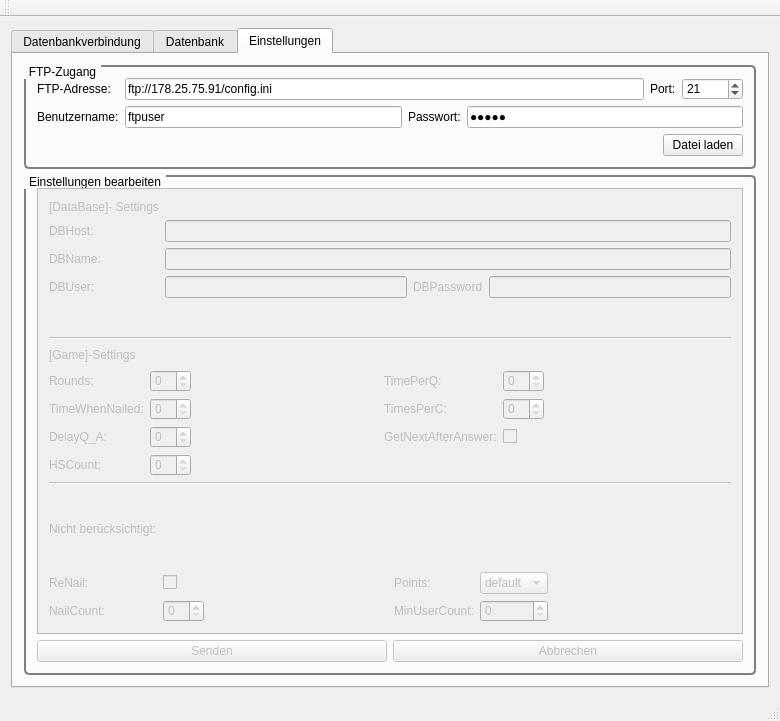
<?xml version="1.0" encoding="UTF-8"?>
<ui version="4.0">
 <class>MainWindow</class>
 <widget class="QMainWindow" name="MainWindow">
  <property name="geometry">
   <rect>
    <x>0</x>
    <y>0</y>
    <width>780</width>
    <height>721</height>
   </rect>
  </property>
  <property name="windowTitle">
   <string>MainWindow</string>
  </property>
  <widget class="QWidget" name="centralWidget">
   <layout class="QVBoxLayout" name="verticalLayout_2">
    <item>
     <widget class="QTabWidget" name="tabWidget">
      <property name="enabled">
       <bool>true</bool>
      </property>
      <property name="sizePolicy">
       <sizepolicy hsizetype="MinimumExpanding" vsizetype="Expanding">
        <horstretch>0</horstretch>
        <verstretch>0</verstretch>
       </sizepolicy>
      </property>
      <property name="currentIndex">
       <number>2</number>
      </property>
      <widget class="QWidget" name="tab1">
       <attribute name="title">
        <string>Datenbankverbindung</string>
       </attribute>
       <layout class="QVBoxLayout" name="verticalLayout_5">
        <item>
         <widget class="QGroupBox" name="gb_dbConnect">
          <property name="styleSheet">
           <string notr="true"> QGroupBox {
     border: 2px solid gray;
     border-radius: 5px;
     margin-top: 1ex; /* leave space at the top for the title */
 }

 QGroupBox::title {
     subcontrol-origin: margin;
     subcontrol-position: top left; /* position at the top center */
     padding: 0 3px;
 }</string>
          </property>
          <property name="title">
           <string>Datenbank</string>
          </property>
          <layout class="QVBoxLayout" name="verticalLayout_7">
           <item>
            <layout class="QFormLayout" name="fl_dbConnect">
             <property name="fieldGrowthPolicy">
              <enum>QFormLayout::ExpandingFieldsGrow</enum>
             </property>
             <item row="0" column="0">
              <widget class="QLabel" name="lbl_dbHost">
               <property name="text">
                <string>DB-Host:</string>
               </property>
              </widget>
             </item>
             <item row="0" column="1">
              <widget class="QLineEdit" name="txt_dbHost">
               <property name="text">
                <string/>
               </property>
              </widget>
             </item>
             <item row="1" column="0">
              <widget class="QLabel" name="lbl_dbName">
               <property name="text">
                <string>Datenbank:</string>
               </property>
              </widget>
             </item>
             <item row="1" column="1">
              <widget class="QLineEdit" name="txt_dbName">
               <property name="text">
                <string/>
               </property>
              </widget>
             </item>
             <item row="2" column="0">
              <widget class="QLabel" name="lbl_dbUser">
               <property name="text">
                <string>Benutzer:</string>
               </property>
              </widget>
             </item>
             <item row="2" column="1">
              <layout class="QHBoxLayout" name="hbl_dbConnect1">
               <item>
                <widget class="QLineEdit" name="txt_dbUser">
                 <property name="text">
                  <string/>
                 </property>
                </widget>
               </item>
               <item>
                <widget class="QLabel" name="lbl_dbUserPasswd">
                 <property name="text">
                  <string>Passwort:</string>
                 </property>
                </widget>
               </item>
               <item>
                <widget class="QLineEdit" name="txt_dbPasswd">
                 <property name="text">
                  <string/>
                 </property>
                 <property name="echoMode">
                  <enum>QLineEdit::Password</enum>
                 </property>
                </widget>
               </item>
              </layout>
             </item>
            </layout>
           </item>
           <item>
            <layout class="QHBoxLayout" name="hbl_dbConnect2">
             <item>
              <spacer name="hspacer_dbConnect">
               <property name="orientation">
                <enum>Qt::Horizontal</enum>
               </property>
               <property name="sizeHint" stdset="0">
                <size>
                 <width>40</width>
                 <height>20</height>
                </size>
               </property>
              </spacer>
             </item>
             <item>
              <widget class="QPushButton" name="btn_dbConnect">
               <property name="text">
                <string>Verbinden</string>
               </property>
               <property name="autoDefault">
                <bool>true</bool>
               </property>
              </widget>
             </item>
             <item>
              <widget class="QPushButton" name="btn_dbDisconnect">
               <property name="enabled">
                <bool>false</bool>
               </property>
               <property name="text">
                <string>Trennen</string>
               </property>
               <property name="autoDefault">
                <bool>true</bool>
               </property>
              </widget>
             </item>
             <item>
              <widget class="QPushButton" name="btn_norman">
               <property name="text">
                <string>Norman</string>
               </property>
               <property name="autoDefault">
                <bool>true</bool>
               </property>
              </widget>
             </item>
            </layout>
           </item>
          </layout>
         </widget>
        </item>
        <item>
         <widget class="QGroupBox" name="gb_dbConnectionInfo">
          <property name="styleSheet">
           <string notr="true"> QGroupBox {
     border: 2px solid gray;
     border-radius: 5px;
     margin-top: 1ex; /* leave space at the top for the title */
 }

 QGroupBox::title {
     subcontrol-origin: margin;
     subcontrol-position: top left; /* position at the top center */
     padding: 0 3px;
 }</string>
          </property>
          <property name="title">
           <string>Verbindungsinformationen</string>
          </property>
          <layout class="QVBoxLayout" name="verticalLayout_6">
           <item>
            <widget class="QTextEdit" name="txt_debug"/>
           </item>
          </layout>
         </widget>
        </item>
       </layout>
      </widget>
      <widget class="QWidget" name="tab2">
       <attribute name="title">
        <string>Datenbank</string>
       </attribute>
       <layout class="QVBoxLayout" name="verticalLayout">
        <item>
         <widget class="QGroupBox" name="gb_selectTable">
          <property name="styleSheet">
           <string notr="true"> QGroupBox {
     border: 2px solid gray;
     border-radius: 5px;
     margin-top: 1ex; /* leave space at the top for the title */
 }

 QGroupBox::title {
     subcontrol-origin: margin;
     subcontrol-position: top left; /* position at the top center */
     padding: 0 3px;
 }</string>
          </property>
          <property name="title">
           <string>Tabelle auswählen</string>
          </property>
          <layout class="QVBoxLayout" name="verticalLayout_4">
           <item>
            <layout class="QHBoxLayout" name="hbl_selectTable">
             <item>
              <widget class="QComboBox" name="cmb_tabellen"/>
             </item>
             <item>
              <widget class="QPushButton" name="btn_edit">
               <property name="enabled">
                <bool>false</bool>
               </property>
               <property name="text">
                <string>Bearbeiten</string>
               </property>
               <property name="autoDefault">
                <bool>true</bool>
               </property>
              </widget>
             </item>
             <item>
              <widget class="QPushButton" name="btn_save">
               <property name="enabled">
                <bool>false</bool>
               </property>
               <property name="text">
                <string>Speichern</string>
               </property>
               <property name="autoDefault">
                <bool>true</bool>
               </property>
              </widget>
             </item>
            </layout>
           </item>
          </layout>
         </widget>
        </item>
        <item>
         <widget class="QGroupBox" name="gb_editTable">
          <property name="styleSheet">
           <string notr="true"> QGroupBox {
     border: 2px solid gray;
     border-radius: 5px;
     margin-top: 1ex; /* leave space at the top for the title */
 }

 QGroupBox::title {
     subcontrol-origin: margin;
     subcontrol-position: top left; /* position at the top center */
     padding: 0 3px;
 }</string>
          </property>
          <property name="title">
           <string>Tabelle bearbeiten</string>
          </property>
          <layout class="QVBoxLayout" name="verticalLayout_3">
           <item>
            <layout class="QGridLayout" name="gl_editTable">
             <item row="0" column="0">
              <widget class="QTableView" name="tblView_tabellen">
               <property name="editTriggers">
                <set>QAbstractItemView::EditKeyPressed</set>
               </property>
               <property name="selectionMode">
                <enum>QAbstractItemView::SingleSelection</enum>
               </property>
               <property name="selectionBehavior">
                <enum>QAbstractItemView::SelectRows</enum>
               </property>
              </widget>
             </item>
            </layout>
           </item>
           <item>
            <layout class="QHBoxLayout" name="hbl_editTable">
             <item>
              <widget class="QPushButton" name="btn_add">
               <property name="enabled">
                <bool>false</bool>
               </property>
               <property name="text">
                <string>Datensatz hinzufuegen</string>
               </property>
               <property name="autoDefault">
                <bool>true</bool>
               </property>
              </widget>
             </item>
             <item>
              <widget class="QPushButton" name="btn_delete">
               <property name="enabled">
                <bool>false</bool>
               </property>
               <property name="text">
                <string>Datensatz loeschen</string>
               </property>
               <property name="autoDefault">
                <bool>true</bool>
               </property>
              </widget>
             </item>
            </layout>
           </item>
          </layout>
         </widget>
        </item>
       </layout>
      </widget>
      <widget class="QWidget" name="tab3">
       <attribute name="title">
        <string>Einstellungen</string>
       </attribute>
       <layout class="QVBoxLayout" name="verticalLayout_8">
        <item>
         <widget class="QGroupBox" name="gb_ftpConnection">
          <property name="styleSheet">
           <string notr="true"> QGroupBox {
     border: 2px solid gray;
     border-radius: 5px;
     margin-top: 1ex; /* leave space at the top for the title */
 }

 QGroupBox::title {
     subcontrol-origin: margin;
     subcontrol-position: top left; /* position at the top center */
     padding: 0 3px;
 }</string>
          </property>
          <property name="title">
           <string>FTP-Zugang</string>
          </property>
          <layout class="QVBoxLayout" name="verticalLayout_9">
           <item>
            <layout class="QFormLayout" name="fl_ftpConnection">
             <property name="fieldGrowthPolicy">
              <enum>QFormLayout::AllNonFixedFieldsGrow</enum>
             </property>
             <item row="0" column="0">
              <widget class="QLabel" name="lbl_ftpUrl">
               <property name="text">
                <string>FTP-Adresse:</string>
               </property>
              </widget>
             </item>
             <item row="0" column="1">
              <layout class="QHBoxLayout" name="hbl_ftpConnection1">
               <item>
                <widget class="QLineEdit" name="txt_ftpUrl">
                 <property name="text">
                  <string>ftp://178.25.75.91/config.ini</string>
                 </property>
                </widget>
               </item>
               <item>
                <widget class="QLabel" name="lbl_ftpPort">
                 <property name="text">
                  <string>Port:</string>
                 </property>
                </widget>
               </item>
               <item>
                <widget class="QSpinBox" name="spinBox_ftpPort">
                 <property name="maximum">
                  <number>65535</number>
                 </property>
                 <property name="value">
                  <number>21</number>
                 </property>
                </widget>
               </item>
              </layout>
             </item>
             <item row="2" column="0">
              <widget class="QLabel" name="lbl_ftpUser">
               <property name="text">
                <string>Benutzername:</string>
               </property>
              </widget>
             </item>
             <item row="2" column="1">
              <layout class="QHBoxLayout" name="hbl_ftpConnection2">
               <item>
                <widget class="QLineEdit" name="txt_ftpUser">
                 <property name="text">
                  <string>ftpuser</string>
                 </property>
                </widget>
               </item>
               <item>
                <widget class="QLabel" name="lbl_ftpPasswd">
                 <property name="text">
                  <string>Passwort:</string>
                 </property>
                </widget>
               </item>
               <item>
                <widget class="QLineEdit" name="txt_ftpPasswd">
                 <property name="text">
                  <string>login</string>
                 </property>
                 <property name="echoMode">
                  <enum>QLineEdit::Password</enum>
                 </property>
                </widget>
               </item>
              </layout>
             </item>
            </layout>
           </item>
           <item>
            <layout class="QHBoxLayout" name="hbl_ftpButtons">
             <item>
              <spacer name="hSpacer_ftpButtons">
               <property name="orientation">
                <enum>Qt::Horizontal</enum>
               </property>
               <property name="sizeType">
                <enum>QSizePolicy::MinimumExpanding</enum>
               </property>
               <property name="sizeHint" stdset="0">
                <size>
                 <width>40</width>
                 <height>20</height>
                </size>
               </property>
              </spacer>
             </item>
             <item>
              <widget class="QPushButton" name="btn_loadSettings">
               <property name="text">
                <string>Datei laden</string>
               </property>
               <property name="autoDefault">
                <bool>true</bool>
               </property>
              </widget>
             </item>
            </layout>
           </item>
          </layout>
         </widget>
        </item>
        <item>
         <widget class="QGroupBox" name="gb_settings">
          <property name="styleSheet">
           <string notr="true"> QGroupBox {
     border: 2px solid gray;
     border-radius: 5px;
     margin-top: 1ex; /* leave space at the top for the title */
 }

 QGroupBox::title {
     subcontrol-origin: margin;
     subcontrol-position: top left; /* position at the top center */
     padding: 0 3px;
 }</string>
          </property>
          <property name="title">
           <string>Einstellungen bearbeiten</string>
          </property>
          <property name="flat">
           <bool>false</bool>
          </property>
          <property name="checkable">
           <bool>false</bool>
          </property>
          <property name="checked">
           <bool>false</bool>
          </property>
          <layout class="QVBoxLayout" name="verticalLayout_11">
           <item>
            <widget class="QScrollArea" name="scrollArea">
             <property name="widgetResizable">
              <bool>true</bool>
             </property>
             <widget class="QWidget" name="scrollAreaWidgetContents">
              <property name="enabled">
               <bool>false</bool>
              </property>
              <property name="geometry">
               <rect>
                <x>0</x>
                <y>0</y>
                <width>700</width>
                <height>409</height>
               </rect>
              </property>
              <layout class="QGridLayout" name="gridLayout_3">
               <item row="0" column="0">
                <layout class="QVBoxLayout" name="vbl_settingsForm">
                 <item>
                  <layout class="QFormLayout" name="fl_databaseSettings">
                   <property name="fieldGrowthPolicy">
                    <enum>QFormLayout::AllNonFixedFieldsGrow</enum>
                   </property>
                   <item row="0" column="0">
                    <widget class="QLabel" name="lbl_databaseSettings">
                     <property name="text">
                      <string>[DataBase]- Settings</string>
                     </property>
                    </widget>
                   </item>
                   <item row="1" column="0">
                    <widget class="QLabel" name="lbl_databaseSettings_dbHost">
                     <property name="text">
                      <string>DBHost:</string>
                     </property>
                    </widget>
                   </item>
                   <item row="1" column="1">
                    <widget class="QLineEdit" name="txt_databaseSettings_dbHost"/>
                   </item>
                   <item row="2" column="0">
                    <widget class="QLabel" name="lbl_databaseSettings_dbName">
                     <property name="text">
                      <string>DBName:</string>
                     </property>
                    </widget>
                   </item>
                   <item row="2" column="1">
                    <widget class="QLineEdit" name="txt_databaseSettings_dbName"/>
                   </item>
                   <item row="3" column="0">
                    <widget class="QLabel" name="lbl_databaseSettings_dbUser">
                     <property name="text">
                      <string>DBUser:</string>
                     </property>
                    </widget>
                   </item>
                   <item row="3" column="1">
                    <layout class="QHBoxLayout" name="hbl_databaseSettings">
                     <item>
                      <widget class="QLineEdit" name="txt_databaseSettings_dbUser"/>
                     </item>
                     <item>
                      <widget class="QLabel" name="lbl_databaseSettings_dbPasswd">
                       <property name="text">
                        <string>DBPassword</string>
                       </property>
                      </widget>
                     </item>
                     <item>
                      <widget class="QLineEdit" name="txt_databaseSettings_dbPasswd"/>
                     </item>
                    </layout>
                   </item>
                  </layout>
                 </item>
                 <item>
                  <widget class="Line" name="hline_settingsForm_1">
                   <property name="lineWidth">
                    <number>1</number>
                   </property>
                   <property name="orientation">
                    <enum>Qt::Horizontal</enum>
                   </property>
                  </widget>
                 </item>
                 <item>
                  <layout class="QGridLayout" name="gl_gameSettings1">
                   <item row="3" column="3">
                    <widget class="QLabel" name="lbl_gameSettings_GetNextAfterAnswer">
                     <property name="text">
                      <string>GetNextAfterAnswer:</string>
                     </property>
                    </widget>
                   </item>
                   <item row="3" column="4">
                    <widget class="QCheckBox" name="chk_gameSettings_GetNextAfterAnswer">
                     <property name="text">
                      <string/>
                     </property>
                     <property name="tristate">
                      <bool>false</bool>
                     </property>
                    </widget>
                   </item>
                   <item row="1" column="3">
                    <widget class="QLabel" name="lbl_gameSettings_TimePerQ">
                     <property name="text">
                      <string>TimePerQ:</string>
                     </property>
                    </widget>
                   </item>
                   <item row="2" column="0">
                    <widget class="QLabel" name="lbl_gameSettings_TimeWhenNailed">
                     <property name="text">
                      <string>TimeWhenNailed:</string>
                     </property>
                    </widget>
                   </item>
                   <item row="3" column="0">
                    <widget class="QLabel" name="lbl_gameSettings_DelayQ_A">
                     <property name="text">
                      <string>DelayQ_A:</string>
                     </property>
                    </widget>
                   </item>
                   <item row="2" column="4">
                    <widget class="QSpinBox" name="spinBox_gameSettings_TimesPerC"/>
                   </item>
                   <item row="1" column="0">
                    <widget class="QLabel" name="lbl_gameSettings_Rounds">
                     <property name="text">
                      <string>Rounds:</string>
                     </property>
                    </widget>
                   </item>
                   <item row="1" column="1">
                    <widget class="QSpinBox" name="spinBox_gameSettings_Rounds"/>
                   </item>
                   <item row="2" column="3">
                    <widget class="QLabel" name="lbl_gameSettings_TimesPerC">
                     <property name="text">
                      <string>TimesPerC:</string>
                     </property>
                    </widget>
                   </item>
                   <item row="2" column="1">
                    <widget class="QSpinBox" name="spinBox_gameSettings_TimeWhenNailed"/>
                   </item>
                   <item row="1" column="7">
                    <spacer name="hSpacer_gameSettings2">
                     <property name="orientation">
                      <enum>Qt::Horizontal</enum>
                     </property>
                     <property name="sizeHint" stdset="0">
                      <size>
                       <width>40</width>
                       <height>20</height>
                      </size>
                     </property>
                    </spacer>
                   </item>
                   <item row="1" column="4">
                    <widget class="QSpinBox" name="spinBox_gameSettings_TimePerQ"/>
                   </item>
                   <item row="0" column="0">
                    <widget class="QLabel" name="lbl_gameSettings">
                     <property name="text">
                      <string>[Game]-Settings</string>
                     </property>
                    </widget>
                   </item>
                   <item row="3" column="1">
                    <widget class="QSpinBox" name="spinBox_gameSettings_DelayQ_A"/>
                   </item>
                   <item row="4" column="0">
                    <widget class="QLabel" name="lbl_gameSettings_HSCount">
                     <property name="text">
                      <string>HSCount:</string>
                     </property>
                    </widget>
                   </item>
                   <item row="4" column="1">
                    <widget class="QSpinBox" name="spinBox_gameSettings_HSCount"/>
                   </item>
                   <item row="1" column="2">
                    <spacer name="hSpacer_gameSettings1">
                     <property name="orientation">
                      <enum>Qt::Horizontal</enum>
                     </property>
                     <property name="sizeHint" stdset="0">
                      <size>
                       <width>40</width>
                       <height>20</height>
                      </size>
                     </property>
                    </spacer>
                   </item>
                  </layout>
                 </item>
                 <item>
                  <widget class="Line" name="hline_settingsForm_2">
                   <property name="orientation">
                    <enum>Qt::Horizontal</enum>
                   </property>
                  </widget>
                 </item>
                 <item>
                  <layout class="QGridLayout" name="gl_gameSettings2">
                   <item row="2" column="0">
                    <widget class="QLabel" name="lbl_gameSettings_NailCount">
                     <property name="text">
                      <string>NailCount:</string>
                     </property>
                    </widget>
                   </item>
                   <item row="0" column="0">
                    <widget class="QLabel" name="lbl_gameSettings_ignored">
                     <property name="text">
                      <string>Nicht berücksichtigt:</string>
                     </property>
                    </widget>
                   </item>
                   <item row="1" column="0">
                    <widget class="QLabel" name="lbl_gameSettings_ReNail">
                     <property name="text">
                      <string>ReNail:</string>
                     </property>
                    </widget>
                   </item>
                   <item row="1" column="3">
                    <widget class="QLabel" name="lbl_gameSettings_Points">
                     <property name="text">
                      <string>Points:</string>
                     </property>
                    </widget>
                   </item>
                   <item row="2" column="1">
                    <widget class="QSpinBox" name="spinBox_gameSettings_NailCount">
                     <property name="enabled">
                      <bool>false</bool>
                     </property>
                    </widget>
                   </item>
                   <item row="1" column="4">
                    <widget class="QComboBox" name="cmb_gameSettings_Points">
                     <property name="enabled">
                      <bool>false</bool>
                     </property>
                     <item>
                      <property name="text">
                       <string>default</string>
                      </property>
                     </item>
                    </widget>
                   </item>
                   <item row="2" column="4">
                    <widget class="QSpinBox" name="spinBox_gameSettings_MinUserCount">
                     <property name="enabled">
                      <bool>false</bool>
                     </property>
                    </widget>
                   </item>
                   <item row="2" column="3">
                    <widget class="QLabel" name="lbl_gameSettings_MinUserCount">
                     <property name="text">
                      <string>MinUserCount:</string>
                     </property>
                    </widget>
                   </item>
                   <item row="0" column="2">
                    <spacer name="hSpacer_gameSettings3">
                     <property name="orientation">
                      <enum>Qt::Horizontal</enum>
                     </property>
                     <property name="sizeHint" stdset="0">
                      <size>
                       <width>40</width>
                       <height>20</height>
                      </size>
                     </property>
                    </spacer>
                   </item>
                   <item row="0" column="5">
                    <spacer name="hSpacer_gameSettings4">
                     <property name="orientation">
                      <enum>Qt::Horizontal</enum>
                     </property>
                     <property name="sizeHint" stdset="0">
                      <size>
                       <width>40</width>
                       <height>20</height>
                      </size>
                     </property>
                    </spacer>
                   </item>
                   <item row="1" column="1">
                    <widget class="QCheckBox" name="chk_gameSettings_ReNail">
                     <property name="enabled">
                      <bool>false</bool>
                     </property>
                     <property name="text">
                      <string/>
                     </property>
                    </widget>
                   </item>
                  </layout>
                 </item>
                </layout>
               </item>
              </layout>
             </widget>
            </widget>
           </item>
           <item>
            <layout class="QHBoxLayout" name="hbl_settingButtons">
             <item>
              <widget class="QPushButton" name="btn_sendSettings">
               <property name="enabled">
                <bool>false</bool>
               </property>
               <property name="text">
                <string>Senden</string>
               </property>
               <property name="autoDefault">
                <bool>true</bool>
               </property>
              </widget>
             </item>
             <item>
              <widget class="QPushButton" name="btn_discardChanges">
               <property name="enabled">
                <bool>false</bool>
               </property>
               <property name="text">
                <string>Abbrechen</string>
               </property>
               <property name="autoDefault">
                <bool>true</bool>
               </property>
              </widget>
             </item>
            </layout>
           </item>
          </layout>
         </widget>
        </item>
       </layout>
      </widget>
     </widget>
    </item>
   </layout>
  </widget>
  <widget class="QMenuBar" name="menuBar">
   <property name="geometry">
    <rect>
     <x>0</x>
     <y>0</y>
     <width>780</width>
     <height>25</height>
    </rect>
   </property>
  </widget>
  <widget class="QToolBar" name="mainToolBar">
   <attribute name="toolBarArea">
    <enum>TopToolBarArea</enum>
   </attribute>
   <attribute name="toolBarBreak">
    <bool>false</bool>
   </attribute>
  </widget>
  <widget class="QStatusBar" name="statusBar"/>
 </widget>
 <layoutdefault spacing="6" margin="11"/>
 <tabstops>
  <tabstop>tabWidget</tabstop>
  <tabstop>txt_dbHost</tabstop>
  <tabstop>txt_dbName</tabstop>
  <tabstop>btn_dbConnect</tabstop>
  <tabstop>btn_dbDisconnect</tabstop>
  <tabstop>btn_norman</tabstop>
  <tabstop>txt_debug</tabstop>
  <tabstop>cmb_tabellen</tabstop>
  <tabstop>btn_edit</tabstop>
  <tabstop>btn_save</tabstop>
  <tabstop>tblView_tabellen</tabstop>
  <tabstop>btn_add</tabstop>
  <tabstop>btn_delete</tabstop>
  <tabstop>txt_ftpUrl</tabstop>
  <tabstop>spinBox_ftpPort</tabstop>
  <tabstop>btn_loadSettings</tabstop>
  <tabstop>scrollArea</tabstop>
 </tabstops>
 <resources/>
 <connections/>
</ui>
